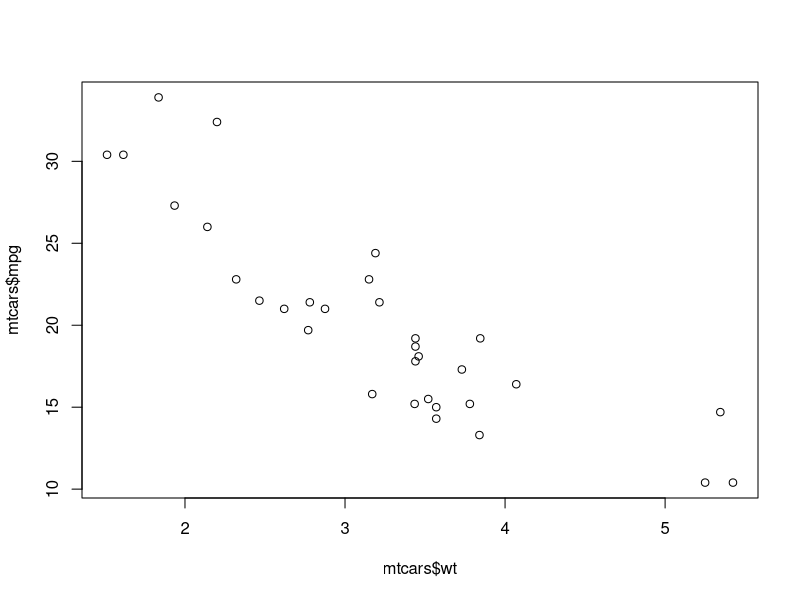
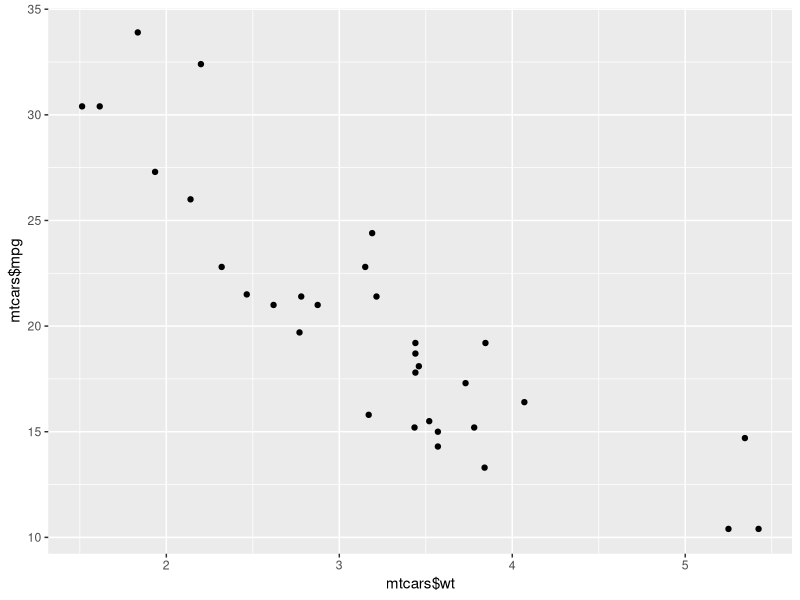
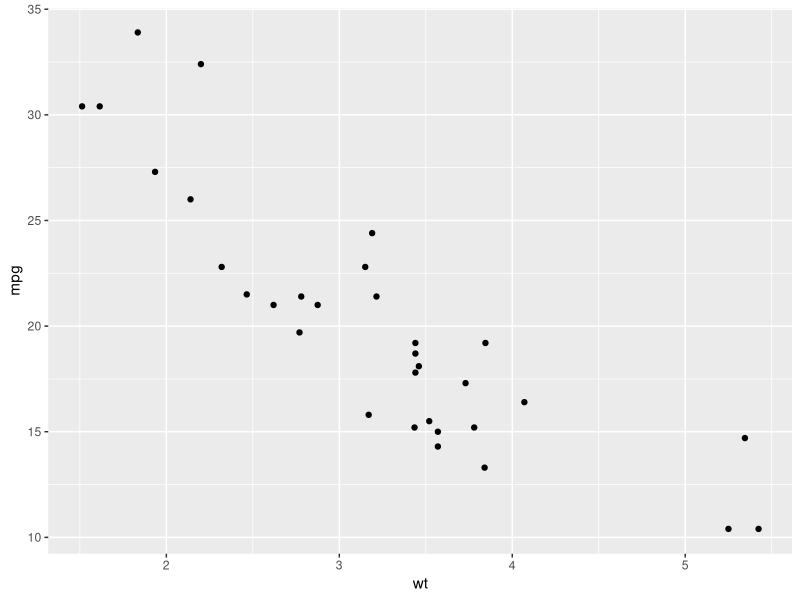
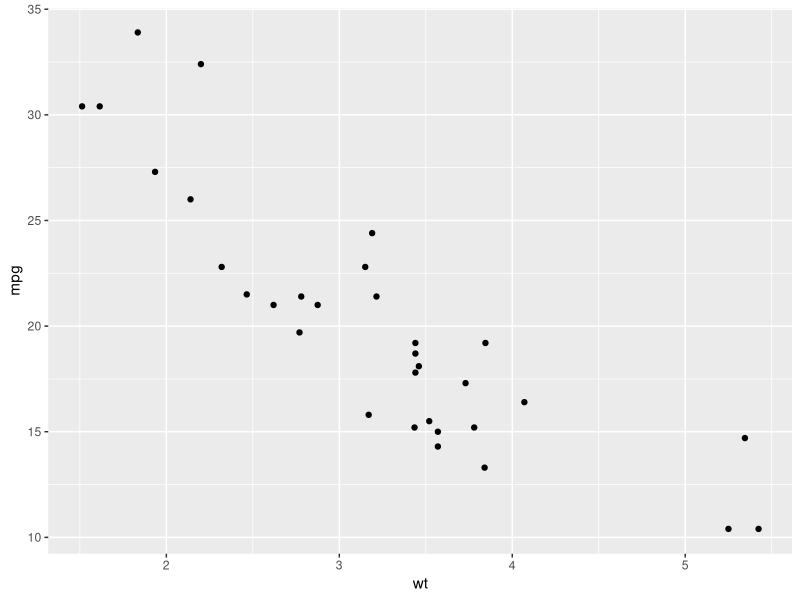

Source code (R) for these figures, in order:
# always load ggplot2 library first
library(ggplot2)

# === basic ===
plot(mtcars$wt, mtcars$mpg)
# === qplot() ===
qplot(mtcars$wt, mtcars$mpg)
qplot(wt, mpg, data=mtcars)  # if they are in same data.frame
# === ggplot() ===
ggplot(mtcars, aes(x=wt, y=mpg)) + geom_point()
